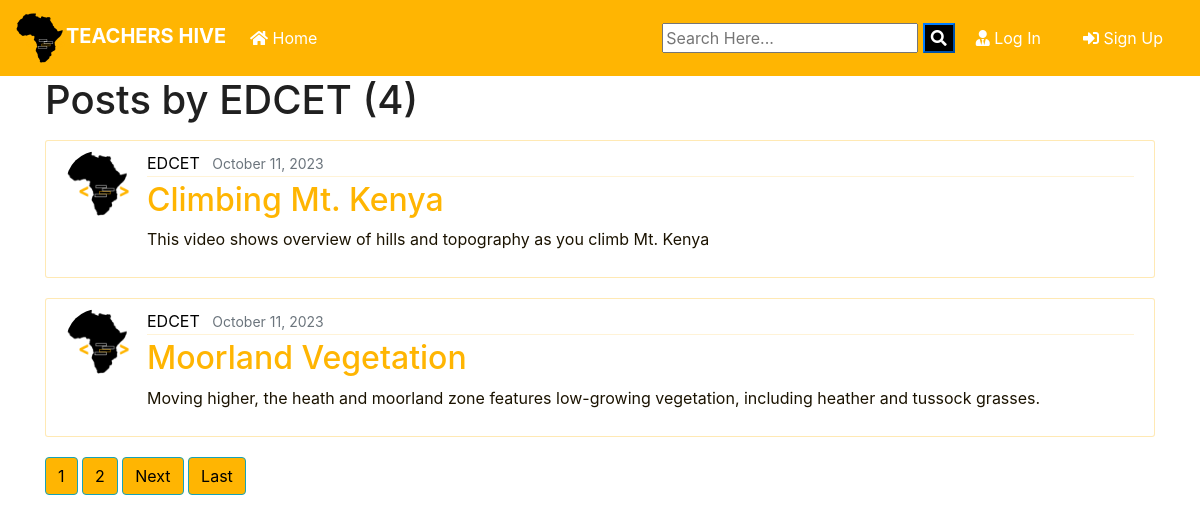
Page /user/EDCET on the committed database.
### blog/models.py (models this page shows, shortened)
class Post(models.Model):
	title = models.CharField(max_length=100)
	file = models.FileField(null=True,blank=True,upload_to='Files')
	content = models.TextField()
	date_posted = models.DateTimeField(default=timezone.now)
	author = models.ForeignKey(User, on_delete=models.CASCADE)

### users/models.py (models this page shows, shortened)
class Profile(models.Model):
    user = models.OneToOneField(User, on_delete=models.CASCADE)
    image = models.ImageField(default='default.jpg', upload_to='profile_pics')

### blog/views.py (the view)
# urls.py: path('user/<str:username>', UserPostListView.as_view(), name='user-posts'),
class UserPostListView(ListView):
    model = Post
    template_name = 'blog/user_posts.html'  # <app>/<model>_<viewtype>.html
    context_object_name = 'posts'
    paginate_by = 2
    def get_queryset(self):
        user = get_object_or_404(User, username=self.kwargs.get('username'))
        return Post.objects.filter(author=user).order_by('-date_posted')

### blog/templates/blog/user_posts.html (shortened to what this page needs)
{% extends "blog/base.html" %}
{% block content %}
    <h1 class="mb-3">Posts by {{ view.kwargs.username }} ({{ page_obj.paginator.count }})</h1>
    {% for post in posts %}
        <article class="media content-section">
          <img class="rounded-circle article-img" src="{{ post.author.profile.image.url }}">
          <div class="media-body">
            <div class="article-metadata">
              <a class="mr-2"style=" color: #000000;" href="{% url 'user-posts' post.author.username %}">{{ post.author }}</a>
              <small class="text-muted">{{ post.date_posted|date:"F d, Y" }}</small>
            </div>
            <h2><a class="article-title" href="{% url 'post-detail' post.id %}">{{ post.title }}</a></h2>
            <p class="article-content">{{ post.content }}</p>
          </div>
        </article>
    {% endfor %}
    {% if is_paginated %}
      {% for num in page_obj.paginator.page_range %}
        {% if page_obj.number == num %}
          <a class="btn btn-info mb-4"style="background-color: #ffb502; color: #000000;"style="background-color: #ffb502; color: #000000;" href="?page={{ num }}">{{ num }}</a>
        {% elif num > page_obj.number|add:'-3' and num < page_obj.number|add:'3' %}
          <a class="btn btn-outline-info mb-4" style="background-color: #ffb502; color: #000000;"href="?page={{ num }}">{{ num }}</a>
        {% endif %}
      {% endfor %}
      {% if page_obj.has_next %}
        <a class="btn btn-outline-info mb-4" style="background-color: #ffb502; color: #000000;"href="?page={{ page_obj.next_page_number }}">Next</a>
        <a class="btn btn-outline-info mb-4"style="background-color: #ffb502; color: #000000;" href="?page={{ page_obj.paginator.num_pages }}">Last</a>
      {% endif %}
    {% endif %}
{% endblock content %}

### blog/templates/blog/base.html (shortened to what this page needs)
{% load static %}
<!doctype html>
<html lang="en">
  <head>
    <link rel="stylesheet" href="https://cdn.jsdelivr.net/npm/bootstrap@4.6.2/dist/css/bootstrap.min.css">
    <link rel="stylesheet" href="https://use.fontawesome.com/releases/v5.8.1/css/all.css" >
    <link rel="stylesheet" href="{% static 'blog/main.css' %}">
</head>
  <body>
        <nav class="navbar navbar-expand-lg navbar-dark" style="background-color: #FFB502;">
                <a class="navbar-brand font-weight-bold" href="{% url 'blog-home' %}"><img src="{% static 'blog/edcet.png' %}" width="50px" >TEACHERS HIVE</a>
                <div class="collapse navbar-collapse" id="navbarSupportedContent">
                  <ul class="navbar-nav mr-auto">
                    <li class="nav-item active">
                      <a class="nav-link" href="{% url 'blog-home' %}"><i class="fas fa-home"></i> Home <span class="sr-only">(current)</span></a>
                    </li>
                  </ul>
                  <form id="searchform" action="{% url 'search' %}" method="get">
                    <input type="text" name="q" type="text" value="{{ request.GET.q }}" placeholder="Search Here..." />
                    <button type="button" onclick="searchform.submit()" class=" text-white my-color btn-primary" style="background-color: #000000;""><i class="fa fa-search"></i></button>
                </form>
                    {% if user.is_authenticated %}
                    <a href="{% url 'user-posts' user %}" class="btn text-white m-2"><i class="fas fa-user-shield"></i> My Post</a>
                    <a href="{% url 'post-create' %} " class="btn text-white m-2"><i class="fas fa-user-edit"></i> New Post</a>
                    <a href="{% url 'profile' %} " class="btn text-white m-2"><i class="fas fa-user"></i> {{ user.username }}</a>
                    <a href="{% url 'logout' %} " class="btn text-white m-2"><i class="fas fa-sign-out-alt"></i> Log Out</a>
                    {% else %}
                    <a href="{% url 'login' %} " class="btn text-white m-2"><i class="fas fa-user-tie"></i> Log In</a>
                    <a href="{% url 'register' %} " class="btn text-white m-2"> <i class="fas fa-sign-in-alt"></i> Sign Up</a>
                    {% endif %}
                </div>
              </nav>
      <div class="container my-bg">
    {% block content %}
    {% endblock  %}
</div>
  </body>
</html>

### blog/static/blog/main.css (style rules this page uses)
body { background: #fff; color: #1b1301; margin-top: 0; }
h1, h2, h3, h4, h5, h6 { color: #070707e5; }
ul { margin: 0; }
.content-section { background: #ffffff4b; padding: 10px 20px; border: 0.1px solid #ffb3024b; border-radius: 3px; margin-bottom: 20px; }
.article-title { color: #ffb502; }
.article-content { white-space: pre-line; }
.article-img { height: 65px; width: 65px; margin-right: 16px; }
.article-metadata { padding-bottom: 1px; margin-bottom: 4px; border-bottom: 1px solid #ffb30228 }

### rows in the picture
Post: author.profile.image (picture), author "EDCET", date_posted "October 11, 2023", title "Climbing Mt. Kenya", content "This video shows overview of hills and topography as you climb Mt. Kenya"
Post: author.profile.image (picture), author "EDCET", date_posted "October 11, 2023", title "Moorland Vegetation", content "Moving higher, the heath and moorland zone features low-growing vegetation, including heather and tussock grasses."

### other values in the picture
{{ view.kwargs.username }} "EDCET"
{{ page_obj.paginator.count }} "4"
{{ num }} "1"
{{ num }} "2"
